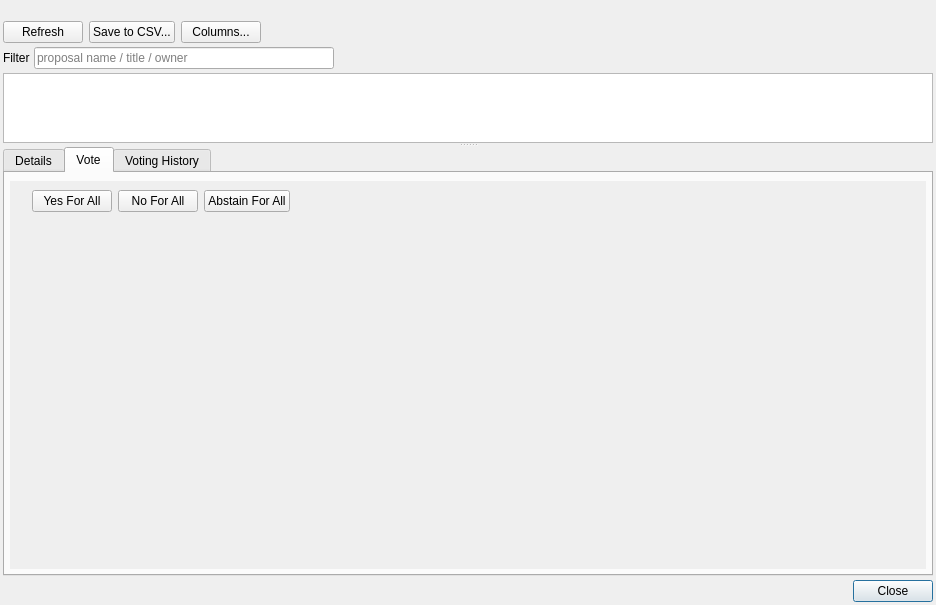
<?xml version="1.0" encoding="UTF-8"?>
<ui version="4.0">
 <class>ProposalVoteDialog</class>
 <widget class="QDialog" name="ProposalVoteDialog">
  <property name="geometry">
   <rect>
    <x>0</x>
    <y>0</y>
    <width>936</width>
    <height>605</height>
   </rect>
  </property>
  <property name="windowTitle">
   <string>Proposal Voting</string>
  </property>
  <property name="modal">
   <bool>true</bool>
  </property>
  <layout class="QVBoxLayout" name="verticalLayout">
   <property name="spacing">
    <number>4</number>
   </property>
   <property name="leftMargin">
    <number>3</number>
   </property>
   <property name="topMargin">
    <number>3</number>
   </property>
   <property name="rightMargin">
    <number>3</number>
   </property>
   <property name="bottomMargin">
    <number>3</number>
   </property>
   <item>
    <widget class="QLabel" name="lblMessage">
     <property name="text">
      <string/>
     </property>
     <property name="wordWrap">
      <bool>true</bool>
     </property>
    </widget>
   </item>
   <item>
    <layout class="QHBoxLayout" name="horizontalLayout">
     <property name="spacing">
      <number>6</number>
     </property>
     <item>
      <widget class="QPushButton" name="btnProposalsRefresh">
       <property name="text">
        <string>Refresh</string>
       </property>
       <property name="autoDefault">
        <bool>false</bool>
       </property>
      </widget>
     </item>
     <item>
      <widget class="QPushButton" name="btnProposalsSaveToCSV">
       <property name="text">
        <string>Save to CSV...</string>
       </property>
       <property name="autoDefault">
        <bool>false</bool>
       </property>
      </widget>
     </item>
     <item>
      <widget class="QPushButton" name="btnProposalsColumns">
       <property name="text">
        <string>Columns...</string>
       </property>
       <property name="autoDefault">
        <bool>false</bool>
       </property>
      </widget>
     </item>
     <item>
      <widget class="QLabel" name="lblBudgetSummary">
       <property name="text">
        <string/>
       </property>
       <property name="openExternalLinks">
        <bool>true</bool>
       </property>
       <property name="textInteractionFlags">
        <set>Qt::LinksAccessibleByMouse|Qt::TextSelectableByMouse</set>
       </property>
      </widget>
     </item>
     <item>
      <spacer name="horizontalSpacer">
       <property name="orientation">
        <enum>Qt::Horizontal</enum>
       </property>
       <property name="sizeHint" stdset="0">
        <size>
         <width>40</width>
         <height>20</height>
        </size>
       </property>
      </spacer>
     </item>
    </layout>
   </item>
   <item>
    <layout class="QHBoxLayout" name="layoutFilter">
     <item>
      <widget class="QLabel" name="lblProposalFilter">
       <property name="text">
        <string>Filter</string>
       </property>
      </widget>
     </item>
     <item>
      <widget class="QLineEdit" name="edtProposalFilter">
       <property name="sizePolicy">
        <sizepolicy hsizetype="Maximum" vsizetype="Fixed">
         <horstretch>0</horstretch>
         <verstretch>0</verstretch>
        </sizepolicy>
       </property>
       <property name="minimumSize">
        <size>
         <width>300</width>
         <height>0</height>
        </size>
       </property>
       <property name="placeholderText">
        <string>proposal name / title / owner</string>
       </property>
       <property name="clearButtonEnabled">
        <bool>true</bool>
       </property>
      </widget>
     </item>
     <item>
      <spacer name="hsFilter">
       <property name="orientation">
        <enum>Qt::Horizontal</enum>
       </property>
       <property name="sizeHint" stdset="0">
        <size>
         <width>40</width>
         <height>20</height>
        </size>
       </property>
      </spacer>
     </item>
    </layout>
   </item>
   <item>
    <widget class="QSplitter" name="detailsSplitter">
     <property name="orientation">
      <enum>Qt::Vertical</enum>
     </property>
     <widget class="QTableView" name="propsView">
      <property name="styleSheet">
       <string notr="true">QTableView{
  gridline-color: lightgray
}</string>
      </property>
      <property name="sizeAdjustPolicy">
       <enum>QAbstractScrollArea::AdjustToContentsOnFirstShow</enum>
      </property>
      <property name="editTriggers">
       <set>QAbstractItemView::AnyKeyPressed|QAbstractItemView::CurrentChanged|QAbstractItemView::DoubleClicked|QAbstractItemView::EditKeyPressed</set>
      </property>
      <property name="alternatingRowColors">
       <bool>false</bool>
      </property>
      <property name="selectionMode">
       <enum>QAbstractItemView::SingleSelection</enum>
      </property>
      <property name="selectionBehavior">
       <enum>QAbstractItemView::SelectRows</enum>
      </property>
      <property name="showGrid">
       <bool>true</bool>
      </property>
      <property name="sortingEnabled">
       <bool>true</bool>
      </property>
      <attribute name="verticalHeaderVisible">
       <bool>true</bool>
      </attribute>
      <attribute name="verticalHeaderCascadingSectionResizes">
       <bool>false</bool>
      </attribute>
      <attribute name="verticalHeaderHighlightSections">
       <bool>false</bool>
      </attribute>
     </widget>
     <widget class="QTabWidget" name="tabsDetails">
      <property name="currentIndex">
       <number>1</number>
      </property>
      <widget class="QWidget" name="tabDetails">
       <property name="styleSheet">
        <string notr="true"/>
       </property>
       <attribute name="title">
        <string>Details</string>
       </attribute>
       <layout class="QVBoxLayout" name="verticalLayout_2">
        <property name="sizeConstraint">
         <enum>QLayout::SetDefaultConstraint</enum>
        </property>
        <property name="leftMargin">
         <number>5</number>
        </property>
        <property name="topMargin">
         <number>5</number>
        </property>
        <property name="rightMargin">
         <number>5</number>
        </property>
        <property name="bottomMargin">
         <number>5</number>
        </property>
        <item>
         <widget class="QTextBrowser" name="edtDetails">
          <property name="frameShape">
           <enum>QFrame::NoFrame</enum>
          </property>
          <property name="frameShadow">
           <enum>QFrame::Plain</enum>
          </property>
          <property name="acceptRichText">
           <bool>false</bool>
          </property>
          <property name="openExternalLinks">
           <bool>true</bool>
          </property>
         </widget>
        </item>
       </layout>
      </widget>
      <widget class="QWidget" name="tabVoting">
       <attribute name="title">
        <string>Vote</string>
       </attribute>
       <layout class="QVBoxLayout" name="verticalLayout_5">
        <property name="leftMargin">
         <number>5</number>
        </property>
        <property name="topMargin">
         <number>8</number>
        </property>
        <property name="rightMargin">
         <number>5</number>
        </property>
        <property name="bottomMargin">
         <number>5</number>
        </property>
        <item>
         <widget class="QScrollArea" name="scrollAreaVoting">
          <property name="frameShape">
           <enum>QFrame::NoFrame</enum>
          </property>
          <property name="widgetResizable">
           <bool>true</bool>
          </property>
          <widget class="QWidget" name="scrollAreaVotingContents">
           <property name="geometry">
            <rect>
             <x>0</x>
             <y>0</y>
             <width>916</width>
             <height>369</height>
            </rect>
           </property>
           <layout class="QVBoxLayout" name="verticalLayout_3">
            <item>
             <layout class="QGridLayout" name="layoutUserVoting">
              <item row="0" column="2">
               <widget class="QPushButton" name="btnVoteNoForAll">
                <property name="toolTip">
                 <string>Vote No for all masternodes.</string>
                </property>
                <property name="text">
                 <string>No For All</string>
                </property>
                <property name="autoDefault">
                 <bool>false</bool>
                </property>
               </widget>
              </item>
              <item row="0" column="3">
               <widget class="QPushButton" name="btnVoteAbstainForAll">
                <property name="toolTip">
                 <string>Vote Abstain for all masternodes.</string>
                </property>
                <property name="text">
                 <string>Abstain For All</string>
                </property>
                <property name="autoDefault">
                 <bool>false</bool>
                </property>
               </widget>
              </item>
              <item row="0" column="0">
               <widget class="QLabel" name="label_3">
                <property name="text">
                 <string/>
                </property>
                <property name="alignment">
                 <set>Qt::AlignRight|Qt::AlignTrailing|Qt::AlignVCenter</set>
                </property>
               </widget>
              </item>
              <item row="0" column="1">
               <widget class="QPushButton" name="btnVoteYesForAll">
                <property name="toolTip">
                 <string>Vote Yes for all masternodes.</string>
                </property>
                <property name="text">
                 <string>Yes For All</string>
                </property>
                <property name="autoDefault">
                 <bool>false</bool>
                </property>
               </widget>
              </item>
              <item row="0" column="4">
               <widget class="QLabel" name="label_4">
                <property name="text">
                 <string/>
                </property>
               </widget>
              </item>
              <item row="0" column="5">
               <spacer name="horizontalSpacer_7">
                <property name="orientation">
                 <enum>Qt::Horizontal</enum>
                </property>
                <property name="sizeHint" stdset="0">
                 <size>
                  <width>40</width>
                  <height>20</height>
                 </size>
                </property>
               </spacer>
              </item>
             </layout>
            </item>
            <item>
             <spacer name="verticalSpacer_2">
              <property name="orientation">
               <enum>Qt::Vertical</enum>
              </property>
              <property name="sizeHint" stdset="0">
               <size>
                <width>20</width>
                <height>40</height>
               </size>
              </property>
             </spacer>
            </item>
           </layout>
          </widget>
         </widget>
        </item>
       </layout>
      </widget>
      <widget class="QWidget" name="tabVoteList">
       <attribute name="title">
        <string>Voting History</string>
       </attribute>
       <layout class="QVBoxLayout" name="verticalLayout_4">
        <item>
         <widget class="QSplitter" name="votesSplitter">
          <property name="sizePolicy">
           <sizepolicy hsizetype="Expanding" vsizetype="Preferred">
            <horstretch>0</horstretch>
            <verstretch>0</verstretch>
           </sizepolicy>
          </property>
          <property name="orientation">
           <enum>Qt::Horizontal</enum>
          </property>
          <widget class="QWidget" name="layoutWidget">
           <layout class="QVBoxLayout" name="layoutVotesView">
            <property name="spacing">
             <number>2</number>
            </property>
            <item>
             <layout class="QHBoxLayout" name="horizontalLayout_2">
              <property name="spacing">
               <number>8</number>
              </property>
              <item>
               <widget class="QPushButton" name="btnVotesRefresh">
                <property name="toolTip">
                 <string>Reads new votes from the Dash network</string>
                </property>
                <property name="text">
                 <string>Refresh</string>
                </property>
                <property name="autoDefault">
                 <bool>false</bool>
                </property>
               </widget>
              </item>
              <item>
               <widget class="QPushButton" name="btnVotesSaveToCSV">
                <property name="text">
                 <string>Save to CSV...</string>
                </property>
                <property name="autoDefault">
                 <bool>false</bool>
                </property>
               </widget>
              </item>
              <item>
               <widget class="QCheckBox" name="chbOnlyMyVotes">
                <property name="toolTip">
                 <string/>
                </property>
                <property name="text">
                 <string>Show my votes only</string>
                </property>
               </widget>
              </item>
              <item>
               <spacer name="horizontalSpacer_2">
                <property name="orientation">
                 <enum>Qt::Horizontal</enum>
                </property>
                <property name="sizeHint" stdset="0">
                 <size>
                  <width>40</width>
                  <height>20</height>
                 </size>
                </property>
               </spacer>
              </item>
             </layout>
            </item>
            <item>
             <layout class="QHBoxLayout" name="layoutVotesViewFilter">
              <property name="spacing">
               <number>8</number>
              </property>
              <item>
               <widget class="QLabel" name="label_2">
                <property name="text">
                 <string>Filter:</string>
                </property>
               </widget>
              </item>
              <item>
               <widget class="QLineEdit" name="edtVotesViewFilter"/>
              </item>
              <item>
               <widget class="QPushButton" name="btnApplyVotesViewFilter">
                <property name="text">
                 <string>Apply</string>
                </property>
                <property name="autoDefault">
                 <bool>false</bool>
                </property>
               </widget>
              </item>
             </layout>
            </item>
            <item>
             <widget class="QTableView" name="votesView">
              <property name="sizePolicy">
               <sizepolicy hsizetype="Expanding" vsizetype="Expanding">
                <horstretch>0</horstretch>
                <verstretch>0</verstretch>
               </sizepolicy>
              </property>
              <attribute name="verticalHeaderVisible">
               <bool>false</bool>
              </attribute>
             </widget>
            </item>
           </layout>
          </widget>
          <widget class="QWidget" name="verticalLayoutWidget">
           <layout class="QVBoxLayout" name="layoutVotesChart">
            <item>
             <layout class="QHBoxLayout" name="horizontalLayout_3">
              <item>
               <widget class="QRadioButton" name="rbVotesChartIncremental">
                <property name="text">
                 <string>Votes by date (incremental)</string>
                </property>
                <property name="checked">
                 <bool>true</bool>
                </property>
               </widget>
              </item>
              <item>
               <widget class="QRadioButton" name="rbVotesChartFinal">
                <property name="text">
                 <string>Votes summary</string>
                </property>
               </widget>
              </item>
              <item>
               <widget class="QRadioButton" name="rbVotesChartChanges">
                <property name="text">
                 <string>Vote changes by date</string>
                </property>
               </widget>
              </item>
              <item>
               <spacer name="horizontalSpacer_8">
                <property name="orientation">
                 <enum>Qt::Horizontal</enum>
                </property>
                <property name="sizeHint" stdset="0">
                 <size>
                  <width>40</width>
                  <height>20</height>
                 </size>
                </property>
               </spacer>
              </item>
             </layout>
            </item>
           </layout>
          </widget>
         </widget>
        </item>
       </layout>
      </widget>
     </widget>
    </widget>
   </item>
   <item>
    <widget class="QDialogButtonBox" name="buttonBox">
     <property name="standardButtons">
      <set>QDialogButtonBox::Close</set>
     </property>
    </widget>
   </item>
  </layout>
 </widget>
 <resources/>
 <connections/>
 <slots>
  <signal>signal1()</signal>
  <slot>slot1()</slot>
 </slots>
</ui>
